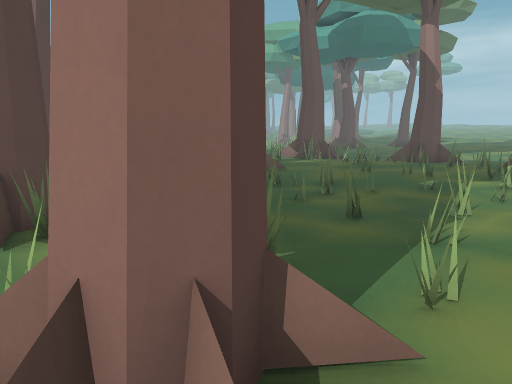
view 1 (above)

24 first-person views from a walk through a 3-D level made in the Godot game engine. The camera is 1.5 m above the floor, tilts 10° down and sees 70° across. The floor is counted in squares, 1 m on a side. Each view is taken from the middle of a square. On the plan, view 1 faces up. The plan holds only what a view shows up to about 16 squares ahead; the rest is blank. The place goes on beyond the plan. Surface patterns are stand-ins for the level's own textures.

view 2
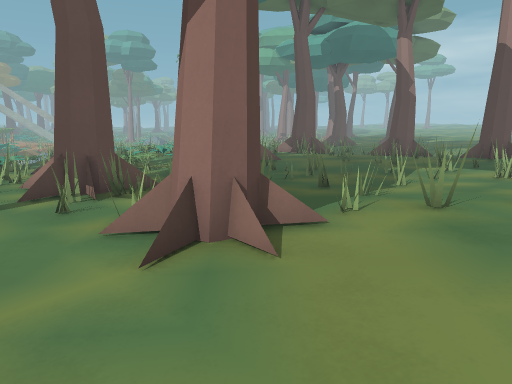

view 3
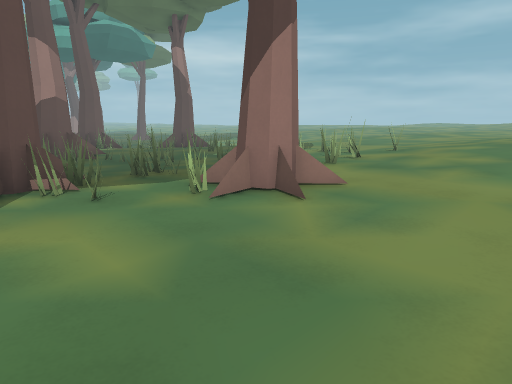

view 4
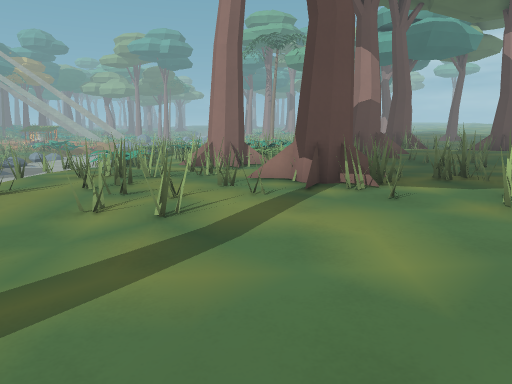

view 5
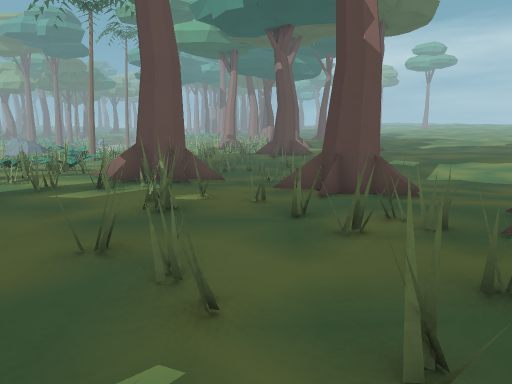

view 6
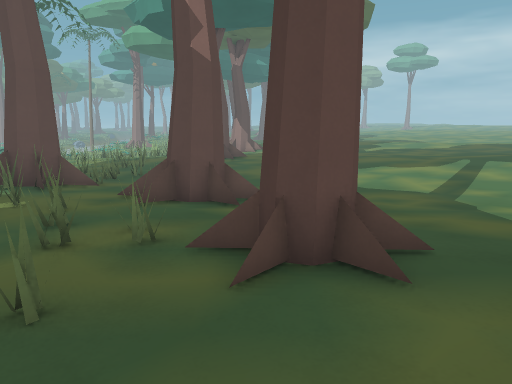

view 7
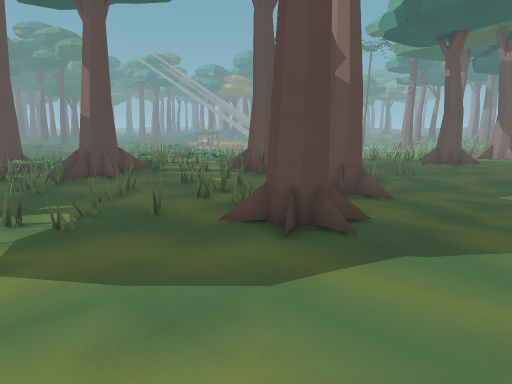

view 8
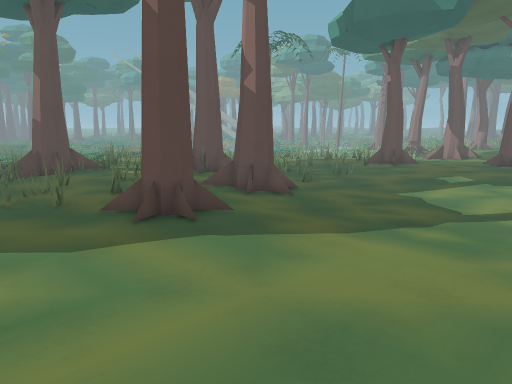

view 9
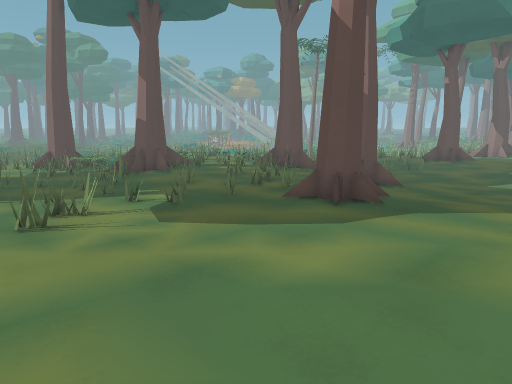

view 10
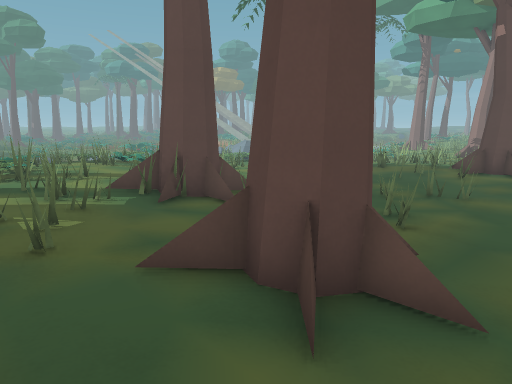

view 11
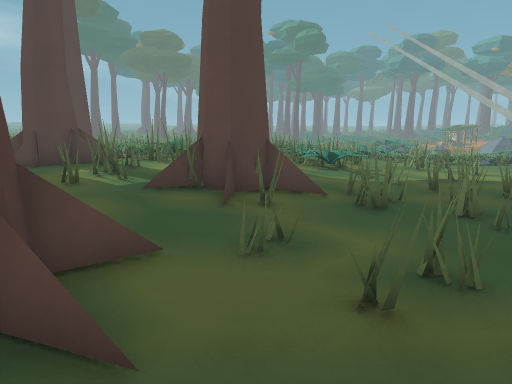

view 12
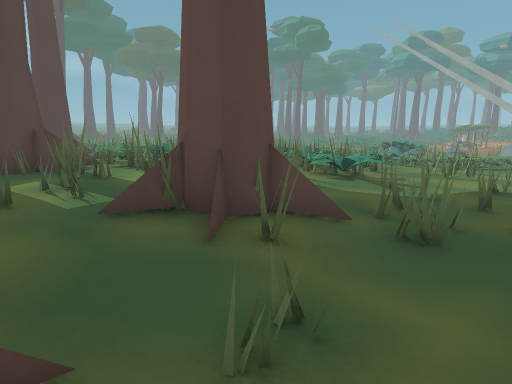

view 13
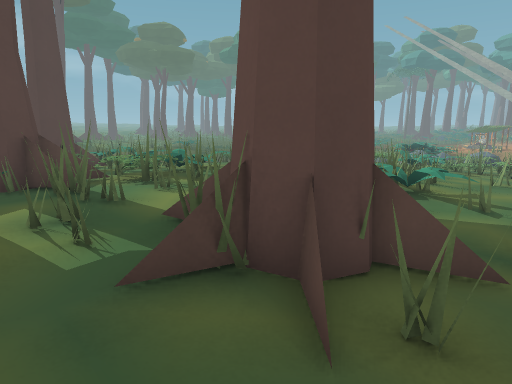

view 14
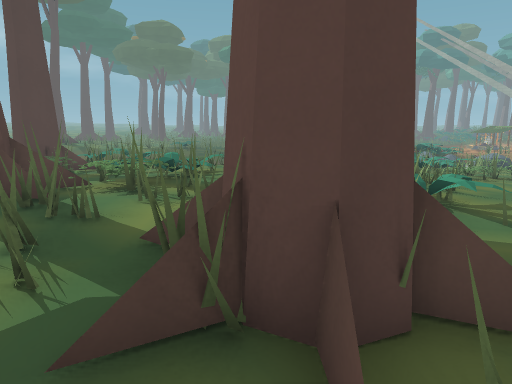

view 15
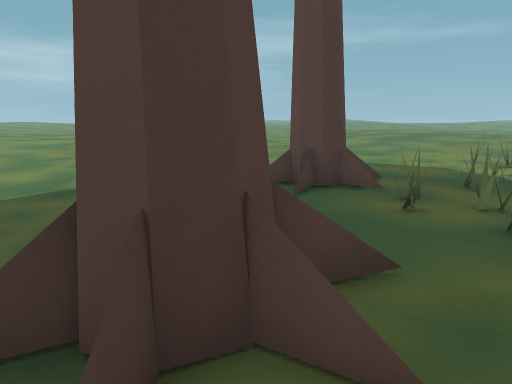

view 16
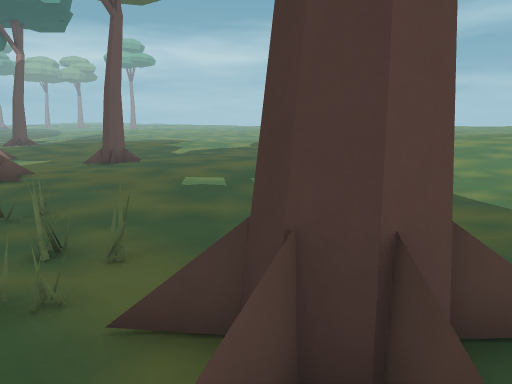

view 17
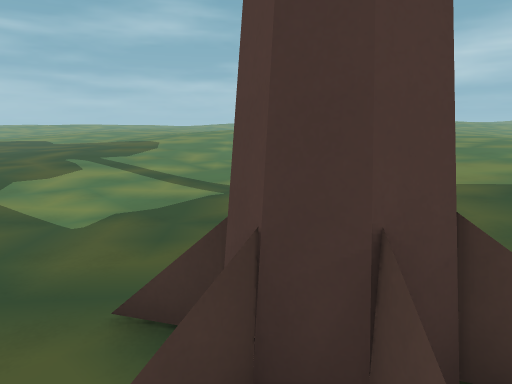

view 18
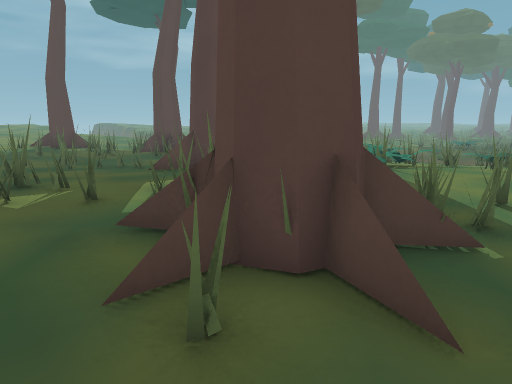

view 19
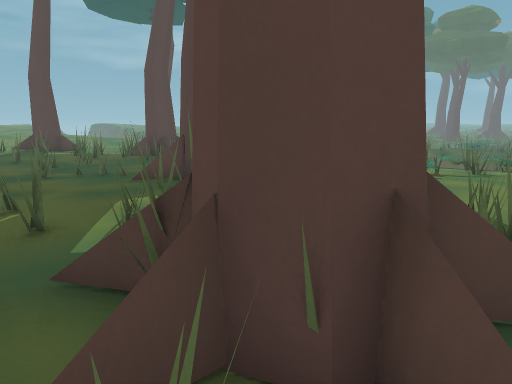

view 20
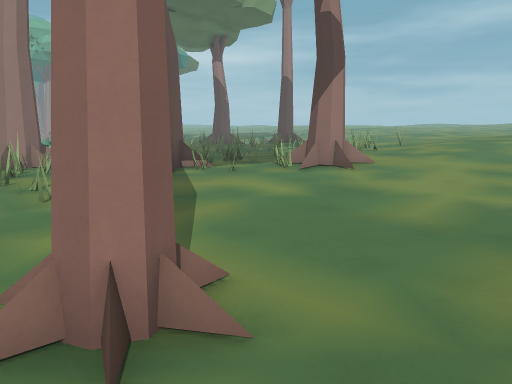

view 21
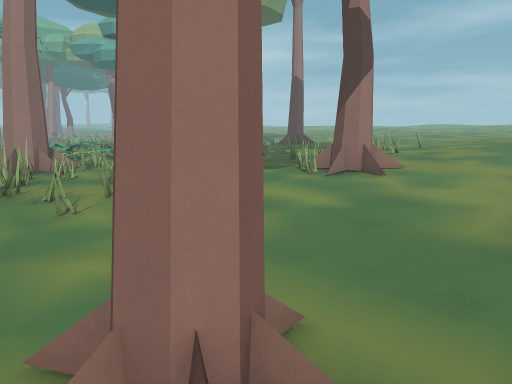

view 22
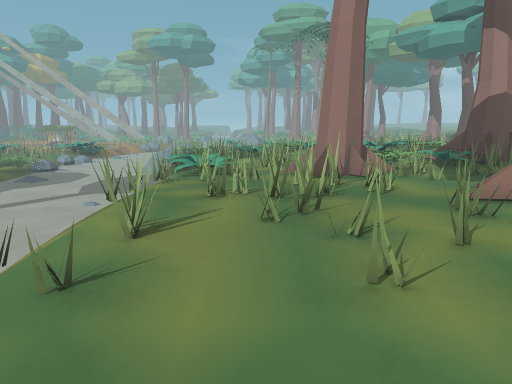

view 23
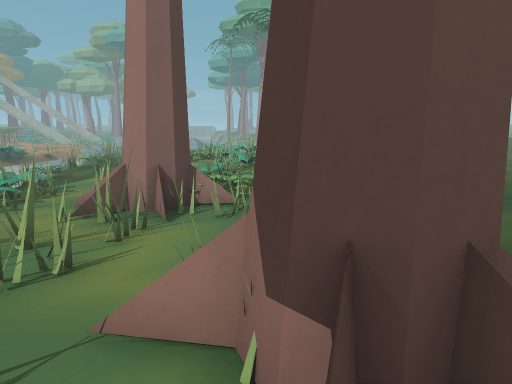

view 24
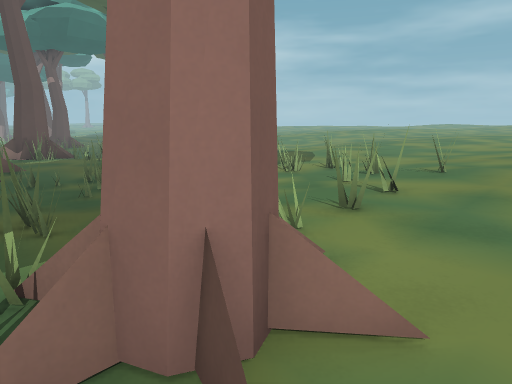

### Floor plan
Key: @ floor where view 1 was taken; # wall or solid block; x gap in a wall; . main floor; : floor 0.25 m higher than the main floor; - floor 0.25 m lower than the main floor; + floor 0.5 m higher than the main floor; _ floor 0.5 m lower than the main floor; * floor 0.75 m higher than the main floor; % floor 1 m higher than the main floor; < floor 1.5 m lower than the main floor; / step, stairs or slope; = window, fence, low wall or low ledge; v drop or lower ground; O other object.
Columns run from 21 left of view 1 to 20 right of it. Each row starts with its distance up from view 1.
 29            =//__==-=-     .........:::
 28            = /___==#=--   =-........::: ::
 27                --=##-=--= ----.......:::::
 26               ===-----------==--.....:::::
 25               ## ==/--====#==----.....::::
 24                  =//#=#===#--------....:::
 23                  ///==.#==#-==------...:::
 22                 ==O.=#===.---#------....::
 21                 ::::===###=/=--------...::
 20         _== =.==:::::::###../.=-----.....:
 19        =/=-O..===::=:=::x/...##..........:
 18        #/--##..OO##=#==:==:.=##..........
 17        =/_-==..====####:#==::=..........::
 16 <<<<<   /=-==-.=#=====:::+:=::::::::::::::
 15 <<<<<<  ==-=#=.# ..###:::=::==:/:::::::
 14  <<<<<  =##======# ###/:::::===##::::::
 13   <<<<  ===#=##====##=..:==::::##::+++++
 12   <<<<  ==#==##v=====#=..:=::=:::++++++++
 11    <<< =##==#=#==#=#.==#..::=::::++++++***
 10     <<<##===#==#=##=..#===.===::++++++* **
  9     <<<==#=#=#=#..##..=....:::::+++++* *
  8      <<##.==##===#==#=....=:#=::+++++*
  7       <=-.#=#=####==#....#:::#::+++++*
  6         -.#=#.==##=.#=:=:::::=:++++++
  5          =#==#===##::::=:::=#+++++++**
  4         =#...===.=::##::::++x++++++**
  3          =..==#...==##==#+++==++*****
  2          ..........=##::+++++****
  1            -.......:#=:++++******
  0           ----......:@:++++****%%
 -1           .----.....:::+++****
 -2           /#---......:::++***
 -3           ...........:::
 -4           .........
 -5           / ..

Positions as (right, up) in squares from view 1, and headings:
1: (0, 0), facing up
2: (0, -3), facing up
3: (-6, -3), facing up-right
4: (-6, -3), facing up
5: (6, 9), facing up
6: (10, 9), facing up
7: (15, 8), facing up-left
8: (18, 9), facing up-left
9: (16, 5), facing up-left
10: (11, 15), facing up-left
11: (11, 21), facing left
12: (9, 21), facing left
13: (7, 20), facing left
14: (6, 20), facing left
15: (6, 20), facing down-right
16: (6, 17), facing up-right
17: (6, 19), facing right
18: (6, 23), facing down-left
19: (5, 22), facing down-left
20: (-11, -5), facing up-right
21: (-11, -4), facing up-right
22: (-10, 0), facing up
23: (-5, 4), facing up
24: (-2, 0), facing up-right
